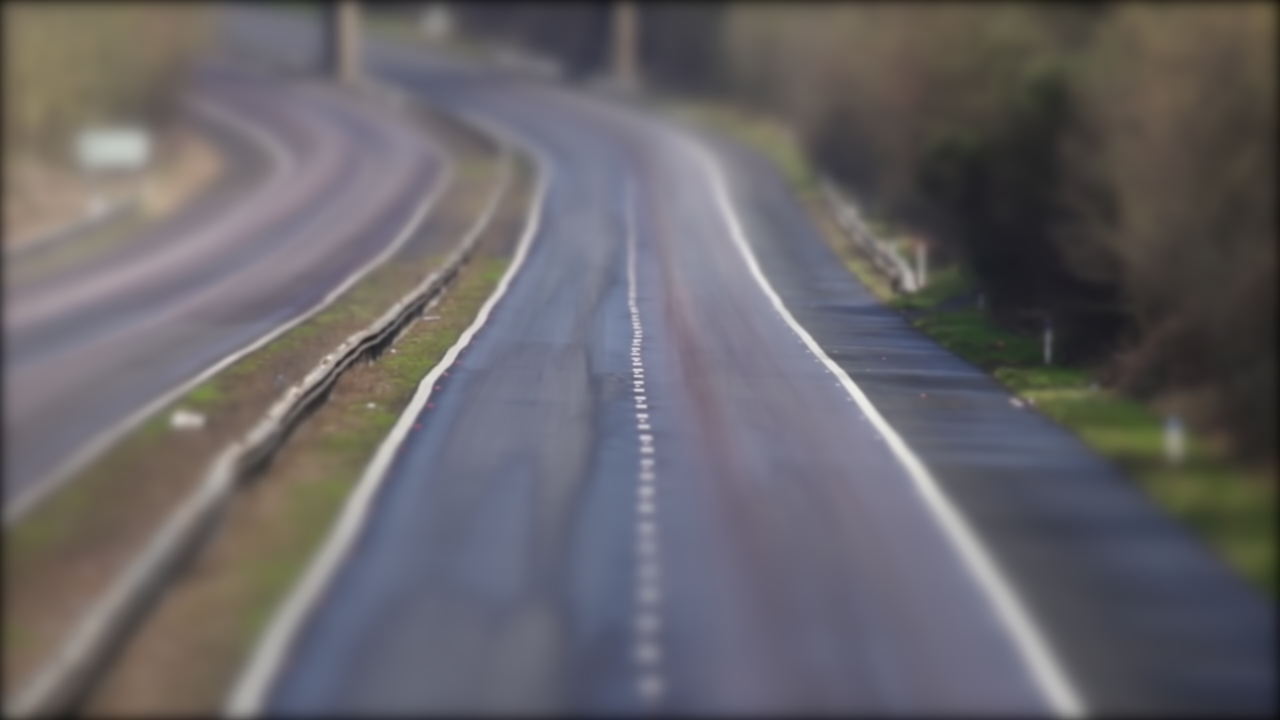
#> input picture hw3/background/back_img.png, 1280 x 720 px
$ jupyter execute vehicleDetectionByBackground2.ipynb
#> lines starting #> are read from the running program, lines starting #| are printed output that depends on the picture; after the words box and inside, x2 and y2 are one past the last pixel; in counts of white or black regions, pixels touching at a corner belong together; pictures that were not available may be replaced by others from this repository, and a replacement may not be noted
[cell 1]
import cv2
import numpy as np
import ipywidgets as widgets
import IPython.display as display
from ipywidgets import Box

[cell 2]
cap = cv2.VideoCapture('./example/Car video2.mp4')

width = int(cap.get(3)) # 가로 길이
height = int(cap.get(4)) # 세로 길이

count = 0

back_img = cv2.imread('./background/back_img.png')
#> back_img is the input picture: shape (720, 1280, 3); mean B, G, R 103.8, 99.9, 102.9
back_img = cv2.resize(back_img, dsize=(width,height), interpolation=cv2.INTER_AREA)
#> back_img: shape (1080, 1920, 3)

widget1 = widgets.Image(layout = widgets.Layout(border="solid"), width="50%")
widget2 = widgets.Image(layout = widgets.Layout(border="solid"), width="50%")

items = [widget1, widget2]
box = Box(children=items)
display.display(box)
kernel = np.ones((3,3), np.uint8)
kernel2 = np.ones((4,4), np.uint8)

while True:
    try:
        ret, frame = cap.read()
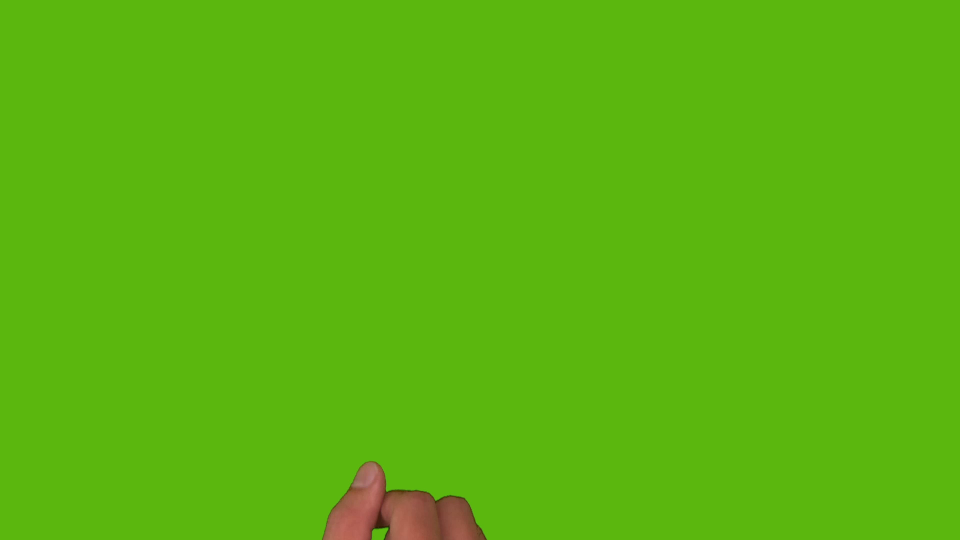
#> input picture frame 8 of hw3/example/Hand Video2.mov, 1920 x 1080 px, given in place of Car video2.mp4, which was not available (shown at 1/2 size)
#> frame is the input picture: shape (1080, 1920, 3); mean B, G, R 14.8, 181.6, 91.8
        if not ret:
            break
        sub_img = cv2.absdiff(frame,back_img)
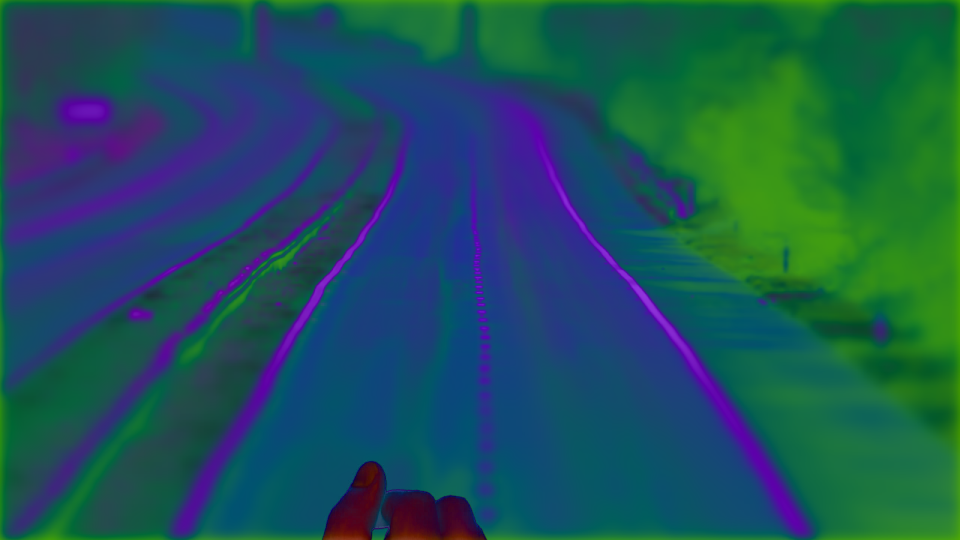
#> sub_img: shape (1080, 1920, 3) (shown at 1/2 size); mean B, G, R 89.1, 82.2, 28.6

        B,G,R = cv2.split(sub_img)
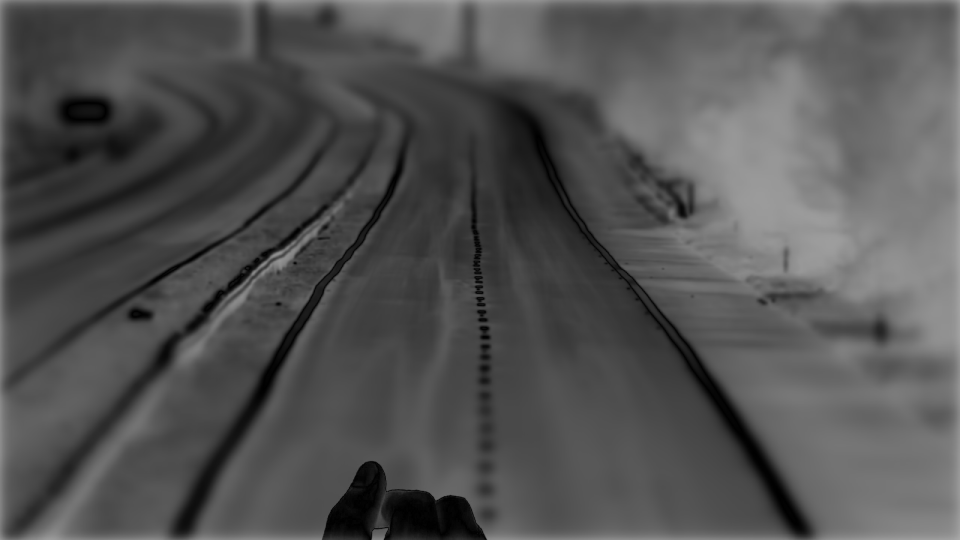
#> G: shape (1080, 1920) (shown at 1/2 size); min 0, max 170, mean 82.2
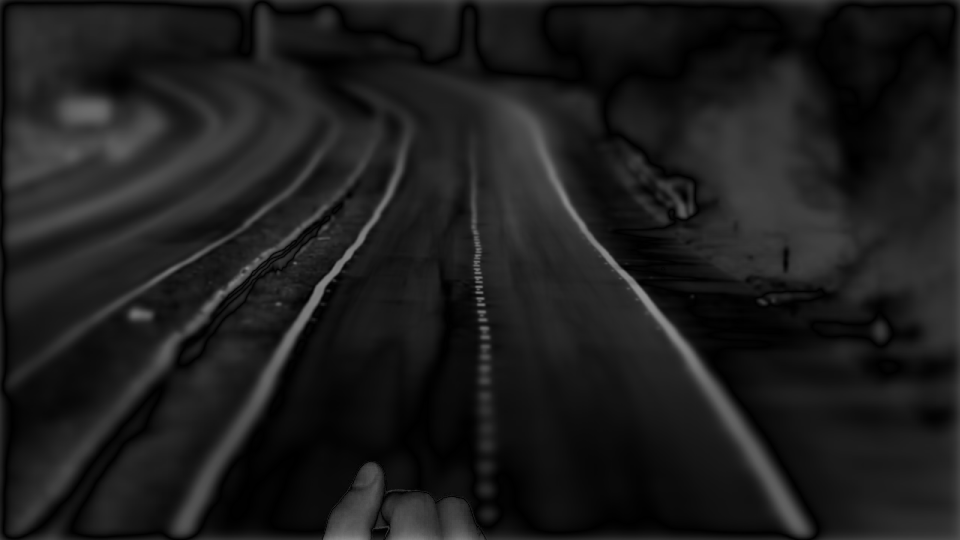
#> R: shape (1080, 1920) (shown at 1/2 size); min 0, max 145, mean 28.6
        ret,B = cv2.threshold(B,35,255,cv2.THRESH_BINARY)
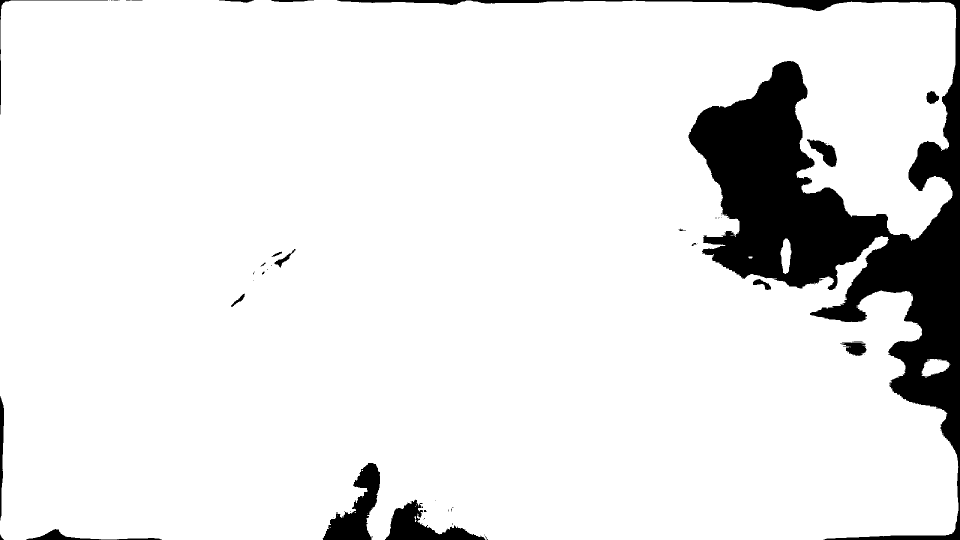
#> B: shape (1080, 1920) (shown at 1/2 size); 90.9% white; 69 black regions (49 under 20 px), largest, box (x1, y1, x2, y2) and area: (674, 0, 1920, 1080) 166239, (646, 926, 760, 1080) 7752, (770, 999, 971, 1080) 6369
        ret,G = cv2.threshold(G,35,255,cv2.THRESH_BINARY)
#> G: shape (1080, 1920); 94.2% white; 50 black regions (6 under 20 px), largest, box (x1, y1, x2, y2) and area: (996, 198, 1617, 1070) 35944, (351, 277, 815, 1068) 19005, (763, 979, 973, 1080) 15800
        ret,R = cv2.threshold(R,35,255,cv2.THRESH_BINARY)
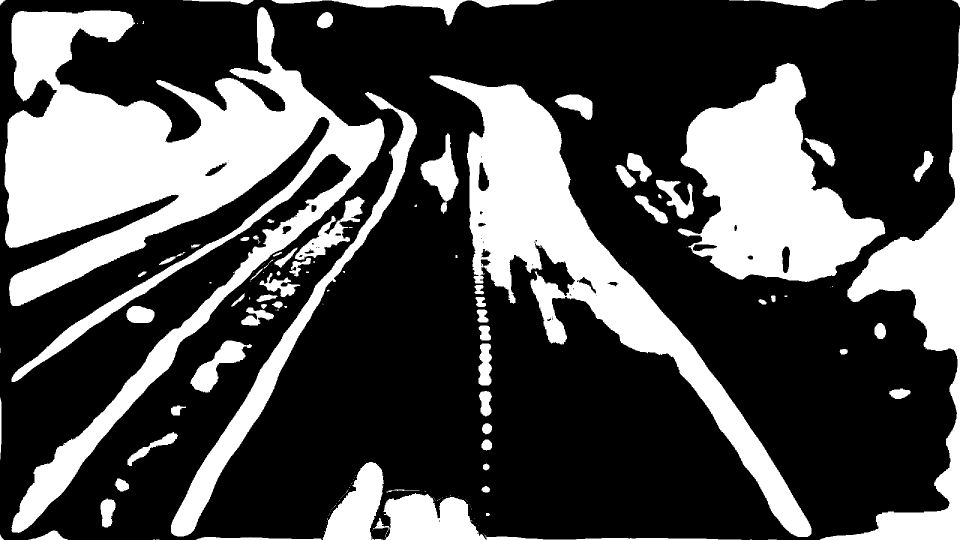
#> R: shape (1080, 1920) (shown at 1/2 size); 30.1% white; 181 white regions (106 under 20 px), largest, box (x1, y1, x2, y2) and area: (9, 14, 769, 1066) 240919, (859, 151, 1623, 1074) 122099, (1355, 126, 1771, 564) 94808

        thres_img = cv2.bitwise_or(B,G)
#> thres_img: shape (1080, 1920); 99.4% white; 16 black regions (14 under 20 px), largest, box (x1, y1, x2, y2) and area: (648, 926, 760, 1080) 7243, (770, 999, 971, 1080) 5765
        thres_img = cv2.bitwise_or(R,thres_img)
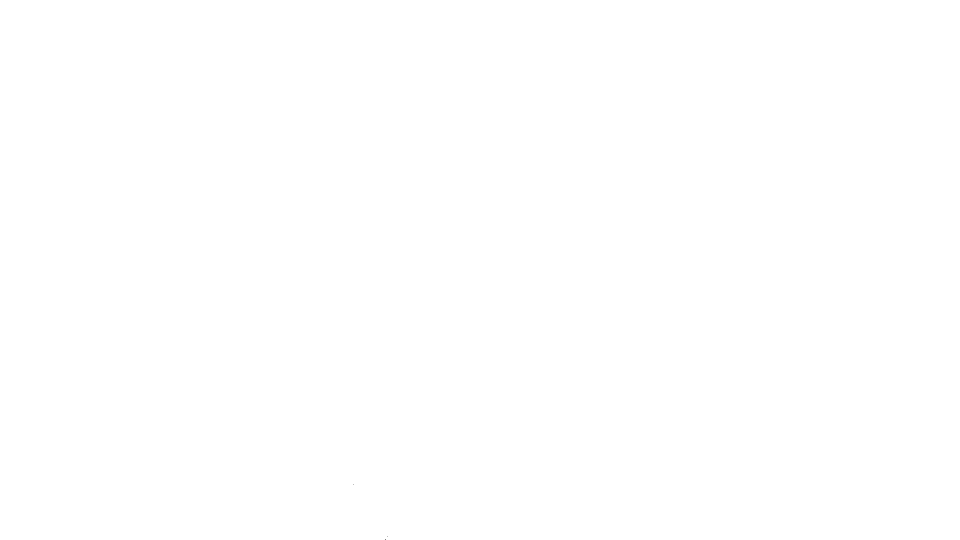
#> thres_img: shape (1080, 1920) (shown at 1/2 size); 100% white; black in thin lines or dots, all inside (x1, y1, x2, y2) = (707, 968, 776, 1080)
        thres_img = cv2.dilate(thres_img,kernel,2)
#> thres_img: shape (1080, 1920); every value is 255
        thres_img = cv2.erode(thres_img,kernel2, 1)

        box_round,temp = cv2.findContours(thres_img,cv2.RETR_EXTERNAL,cv2.CHAIN_APPROX_SIMPLE)
#> box_round = [[[0, 0], [0, 1079], [1919, 1079], [1919, 0]]]; temp = [[-1, -1, -1, -1]]

        for i, now in enumerate(box_round):
            area = cv2.contourArea(now)
            if area>110:
                x,y,width,height = cv2.boundingRect(now)
                cv2.rectangle(frame,(x,y),(x+width,y+height),(255,0, 0),2)
#> this loop made 1 pass
#> (now, area, x, y, width, height) on pass 1: ([[0, 0], [0, 1079], [1919, 1079], [1919, 0]], 2070601, 0, 0, 1920, 1080)
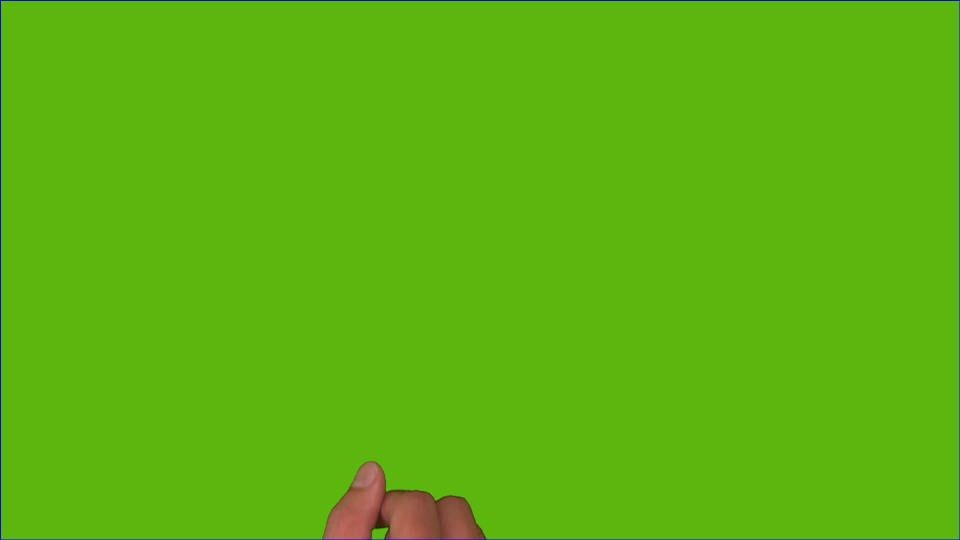
#> frame: shape (1080, 1920, 3) (shown at 1/2 size); 0.43% of pixels changed, all inside (x1, y1, x2, y2) = (0, 0, 1920, 1080)

        widget1.value = cv2.imencode(".png", frame)[1].tobytes()
        widget2.value = cv2.imencode(".png", thres_img)[1].tobytes()
        count +=1

    except KeyboardInterrupt:
        break

if cap.isOpened():
    cap.release()
